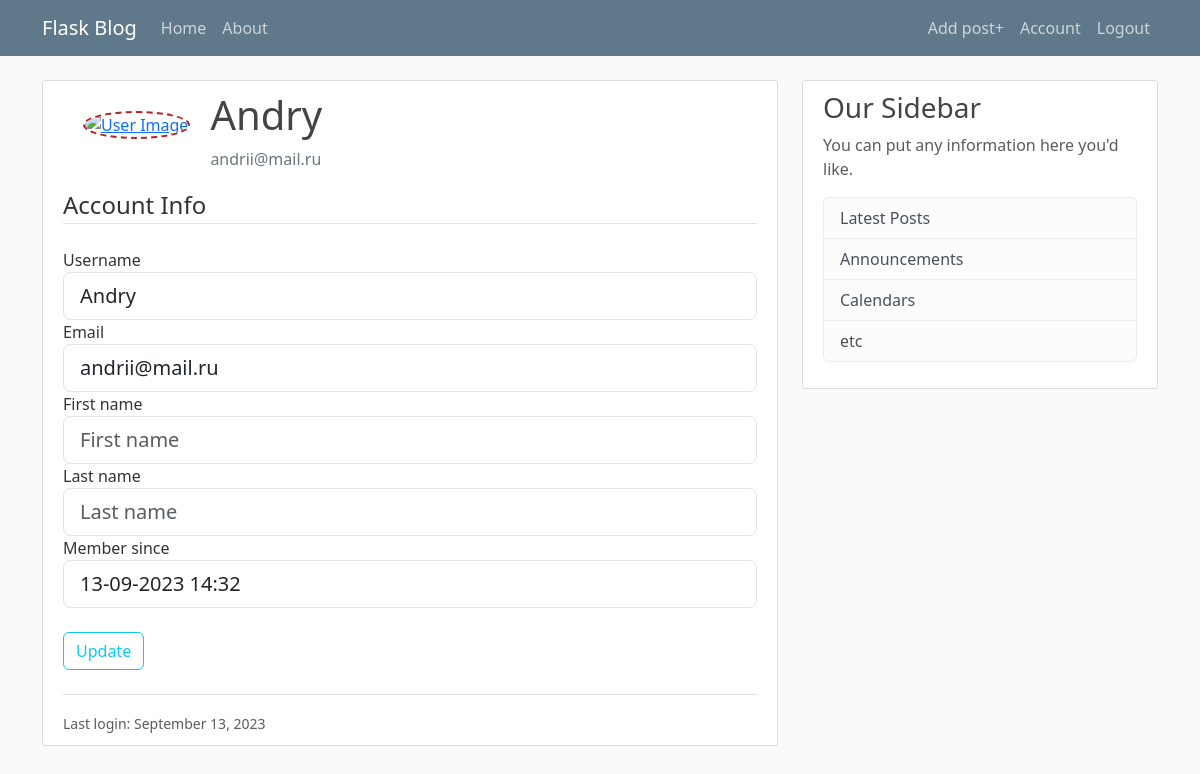
/account (signed in), run on the app's committed database.
### flaskblog/models.py (models this page shows, shortened)
class User(db.Model, UserMixin):
    __tablename__ = 'users'
    id = db.Column(db.Integer, primary_key=True)
    active = db.Column('is_active', db.Boolean(), nullable=False, server_default='1')
    username = db.Column(db.String(20), unique=True, nullable=False)
    email = db.Column(db.String(120, collation='NOCASE'), unique=True, nullable=False)
    email_confirmed_at = db.Column(db.DateTime(), default=None)
    confirmed = db.Column(db.Boolean, default=False)
    password_hash = db.Column(db.String(128))
    first_name = db.Column(db.String(50), default=None)
    last_name = db.Column(db.String(50), default=None)
    image_data = db.Column(db.LargeBinary)
    image_filename = db.Column(db.String(255))
    image_mimetype = db.Column(db.String(255))
    uploaded = db.Column(db.DateTime(), default=datetime.utcnow())
    member_since = db.Column(db.DateTime(), default=datetime.utcnow())  # we will use moments.js af
    last_seen = db.Column(db.DateTime(), default=datetime.utcnow())
    posts = db.relationship('Post',
                            backref='author',
                            lazy='dynamic',
                            cascade='all, delete-orphan')
    @property
    def password(self):
        raise AttributeError('password is not a readable attribute')

### flaskblog/routes.py (the view, shortened to what this page needs)
@app.route('/account', methods=['POST', 'GET'])
@login_required
def account():
    form = UpdateAccountForm(obj=current_user)
    return render_template('account.html', title='Account', form=form)

### flaskblog/forms.py (shortened to what this page needs)
class UpdateAccountForm(FlaskForm):
    username = StringField('Username', validators=[DataRequired(), Length(min=4, max=20, message='Name is too short')])
    email = EmailField('Email',
                       validators=[DataRequired(), Length(min=4, max=50, message='Email is too short'), Email()])
    first_name = StringField('First name')
    last_name = StringField('Last name')
    member_since = DateTimeField('Member since', format='%d-%m-%Y %H:%M')
    submit = SubmitField('Update')
    def __init__(self, *args, **kwargs):
        super(UpdateAccountForm, self).__init__(*args, **kwargs)

### flaskblog/models.py (called while the page is built)
@login_manager.user_loader
def get_user(user_id):
    return User.query.get(int(user_id))

### flaskblog/templates/account.html (shortened to what this page needs)
{% extends 'layout.html' %}
{% from "_util.html" import render_field %}
{% block content %}
<div class="content-section">
    <div class="media d-flex ">
        <a href="{{url_for('upload_image')}}"><img class="rounded-circle account-img" src="{{ url_for('user_image', user_id=current_user.id) }}"
                alt="User Image">
                </a>
        <div class="media-body">
            <h2 class="account-heading">{{current_user.username}}</h2>
            <p class="text-secondary">{{current_user.email}}</p>
        </div>
    </div>
    <form action="" method="post">
        <fieldset class="form-group">
            <legend class="border-bottom mb-4">Account Info</legend>
            {{ render_field(form.username, placeholder="Username") }}
            {{ render_field(form.email, placeholder="Email") }}
            {{ render_field(form.first_name, placeholder="First name") }}
            {{ render_field(form.last_name, placeholder="Last name") }}
            {{ render_field(form.member_since, placeholder="Member since...") }}
        </fieldset>
        <div class="form-group">
            {{ form.submit(class="btn btn-outline-info mt-4 mb-4") }}
        </div>
        <div class="border-top pt-3">
            <small class="text-muted">
                Last login: {{ moment(current_user.member_since).format('LL') }}
            </small>
        </div>
    </form>
</div>
{% endblock content %}

### flaskblog/templates/_util.html
{% macro render_field(field) %}
    <div class="form-group">
        {% if field.label %}
         {{ field.label(class="form-control-label") }}
        {% endif %}
        {% if field.errors %}
        {{ field(class="form-control form-control-lg is-invalid",  **kwargs)|safe }}
                <div class="invalid-feedback">
                    {% for error in field.errors %}
                        <span>{{ error }}</span>
                    {% endfor %}
                </div>
                {% else %}
                {{ field(class="form-control form-control-lg", **kwargs) |safe }}
        {% endif %}
    </div>
{% endmacro %}

### flaskblog/static/css/main.css (style rules this page uses)
body { background: #fafafa; color: #333333; margin-top: 5rem; }
h1, h2, h3, h4, h5, h6 { color: #444444; }
.content-section { background: #ffffff; padding: 10px 20px; border: 1px solid #dddddd; border-radius: 3px; margin-bottom: 20px; }
.account-img { height: 125px; width: 125px; margin-right: 20px; margin-bottom: 16px; border: 2px dashed #B22222; border-radius: 50%; margin: 20px; }
.account-heading { font-size: 2.5rem; }

### data on the page
User: username "Andry", email "andrii@mail.ru", member_since "13-09-2023 14:32", member_since "September 13, 2023"

### other printed values
{{ field.label(class="form-control-label") }} "Username Email First name Last name Member since"
